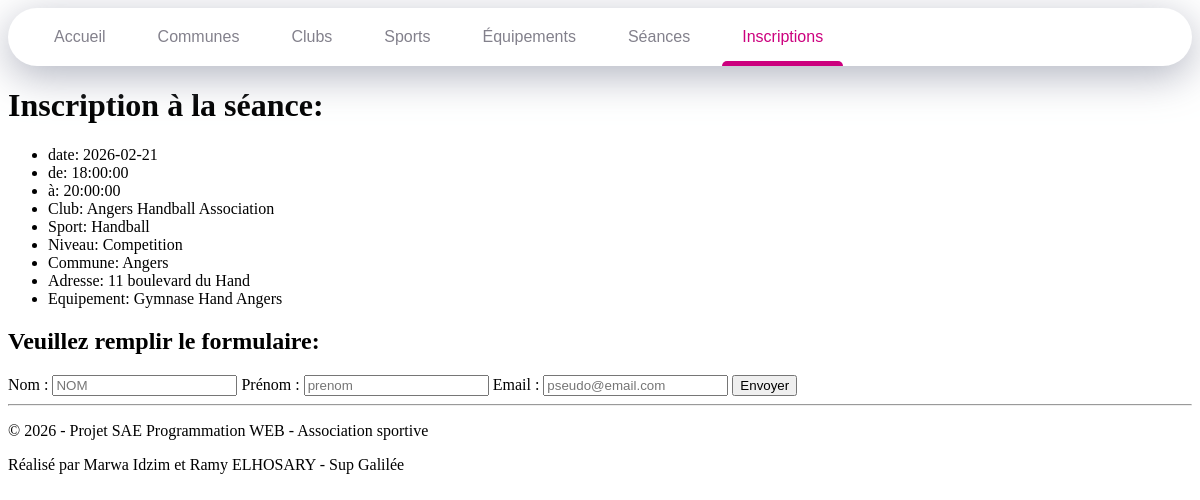
Page /ajouter_inscriptions.php?id_seance=442 on the committed database.
### tables this page shows
CREATE TABLE Seances (
    id_seance BIGINT NOT NULL,
    date_seance DATE NOT NULL,
    heure_debut TIME NOT NULL,
    heure_fin TIME NOT NULL,
    niveau VARCHAR(50) NOT NULL,
    id_club BIGINT NOT NULL,
    id_equipement BIGINT NOT NULL,
    CONSTRAINT PK_Seances PRIMARY KEY (id_seance),
    CONSTRAINT FK_Seances_Clubs FOREIGN KEY (id_club) REFERENCES Clubs(id_club) ON DELETE CASCADE,
    CONSTRAINT FK_Seances_Equipements FOREIGN KEY (id_equipement) REFERENCES Equipements(id_equipement) ON DELETE CASCADE
);

CREATE TABLE Clubs (
    id_club BIGINT NOT NULL,
    nom VARCHAR(80) NOT NULL,
    id_commune BIGINT NOT NULL,
    id_sport BIGINT NOT NULL,
    CONSTRAINT PK_Clubs PRIMARY KEY (id_club),
    CONSTRAINT FK_Clubs_Communes FOREIGN KEY (id_commune) REFERENCES Communes(id_commune) ON DELETE CASCADE,
    CONSTRAINT FK_Clubs_Sports FOREIGN KEY (id_sport) REFERENCES Sports(id_sport) ON DELETE CASCADE
);

CREATE TABLE Sports (
    id_sport BIGINT NOT NULL,
    nom VARCHAR(50) NOT NULL,
    Federation VARCHAR(50) NOT NULL,
    CONSTRAINT PK_Sports PRIMARY KEY (id_sport)
);

CREATE TABLE Communes (
    id_commune BIGINT NOT NULL,
    nom VARCHAR(50) NOT NULL,
    CodePostal INT NOT NULL,
    Departement INT NOT NULL,
    Region VARCHAR(80) NOT NULL,
    CONSTRAINT PK_Communes PRIMARY KEY (id_commune)
);

CREATE TABLE Details_Club (
    id_detail BIGINT NOT NULL,
    adresse VARCHAR(100) NOT NULL,
    site_web VARCHAR(100),
    email VARCHAR(100),
    num_tel VARCHAR(20),
    desc_club TEXT,
    id_club BIGINT NOT NULL,
    CONSTRAINT PK_Details_Club PRIMARY KEY (id_detail),
    CONSTRAINT UQ_Details_Club UNIQUE (id_club),
    CONSTRAINT FK_Details_Club_Clubs FOREIGN KEY (id_club) REFERENCES Clubs(id_club) ON DELETE CASCADE
);

CREATE TABLE Equipements (
    id_equipement BIGINT NOT NULL,
    nom VARCHAR(80) NOT NULL,
    type_equip VARCHAR(50) NOT NULL,
    adresse VARCHAR(100) NOT NULL,
    id_commune BIGINT NOT NULL,
    CONSTRAINT PK_Equipements PRIMARY KEY (id_equipement),
    CONSTRAINT FK_Equipements_Communes FOREIGN KEY (id_commune) REFERENCES Communes(id_commune) ON DELETE CASCADE
);

### public/ajouter_inscriptions.php (the view, shortened to what this page needs)
<?php
require "../config/db.php";
$idSeance = $_GET["id_seance"] ?? null;
$sql = "SELECT
            s.id_seance,
            s.date_seance,
            s.heure_debut,
            s.heure_fin,
            s.niveau,
            co.nom AS commune,
            cl.nom AS club,
            e.nom AS equipement,
            sp.nom AS sport,
            d.adresse AS adresse
        FROM Seances s, Communes co, Clubs cl, Sports sp, Equipements e, Details_club d
        WHERE s.id_seance= '$idSeance'
        AND s.id_club=cl.id_club
        AND d.id_club=s.id_club
        AND s.id_equipement=e.id_equipement
        AND cl.id_sport=sp.id_sport
        AND cl.id_commune=co.id_commune
        ";
$stmt = $pdo->query($sql);
$info_seance = $stmt->fetch(PDO::FETCH_ASSOC);
?>
<!DOCTYPE html>
<html lang="fr">
<head>
    <link rel="stylesheet" href="../assets/css/style.css">
</head>
<body>
    <nav>
        <a href="index.php" class="nav-item" data-active-color="#cc0000" data-target="Accueil">Accueil</a>
        <a href="communes.php" class="nav-item" data-active-color="#cc7700" data-target="Communes">Communes</a>
        <a href="clubs.php" class="nav-item" data-active-color="#ccc900" data-target="Clubs">Clubs</a>
        <a href="sports.php" class="nav-item" data-active-color="#00cca3" data-target="Sports">Sports</a>
        <a href="equipements.php" class="nav-item" data-active-color="#0022cc" data-target="Equipements">Équipements</a>
        <a href="seances.php" class="nav-item" data-active-color="#c200cc" data-target="Seances">Séances</a>
        <a href="inscriptions.php" class="nav-item is-active" data-active-color="#cc007e" data-target="Inscriptions">Inscriptions</a>
        <span class="nav-indicator"></span>
    </nav>
    <h1>Inscription à la séance:</h1>
    <ul>
        <li> date: <?=htmlspecialchars($info_seance['date_seance'])?> </li>
        <li> de: <?=htmlspecialchars($info_seance['heure_debut'])?></li>
        <li> à: <?=htmlspecialchars($info_seance['heure_fin'])?></li>
        <li> Club: <?=htmlspecialchars($info_seance['club'])?></li>
        <li> Sport: <?=htmlspecialchars($info_seance['sport'])?></li>
        <li> Niveau: <?=htmlspecialchars($info_seance['niveau'])?></li>
        <li> Commune: <?=htmlspecialchars($info_seance['commune'])?></li>
        <li> Adresse: <?=htmlspecialchars($info_seance['adresse'])?></li>
        <li> Equipement: <?=htmlspecialchars($info_seance['equipement'])?></li>
    </ul>
    <h2>Veuillez remplir le formulaire:</h2>
    <form id="formulaire" method="post">
        <label for="nom">Nom :</label>
        <input type="text" id="nom" name="nom" placeholder="NOM" required>
        <label for="prenom">Prénom :</label>
        <input type="text" id="prenom" name="prenom" placeholder="prenom" required>
        <label for="email">Email :</label>
        <input type="email" id="email" name="email" placeholder="pseudo@email.com" required>
        <button type="submit" data-id-seance-inscr="<?=$info_seance['id_seance']?>">Envoyer</button>
    </form>
</body>
<footer class="footer">
    <hr>
    <p>© 2026 - Projet SAE Programmation WEB - Association sportive</p>
    <p>Réalisé par Marwa Idzim et Ramy ELHOSARY - Sup Galilée</p>
</footer>
</html>

### assets/css/style.css (style rules this page uses)
* { box-sizing: border-box; text-decoration: none; }
nav { background-color: #fff; padding: 0 20px; border-radius: 40px; box-shadow: 0 10px 40px rgba(159, 162, 177, .8); display: flex; overflow: hidden; overflow-x: auto; position: relative; }
.nav-item { color: #83818c; font-family: arial, sans-serif; padding: 20px; margin: 0 6px; position: relative; }
.nav-item:before { content: ""; position: absolute; bottom: -6px; background-color: #dfe2ea; height: 5px; width: 100%; border-radius: 8px 8px 0 0; left: 0; transition: .3s; }
.nav-indicator { position: absolute; left: 0; bottom: 0; height: 5px; transition: .4s; border-radius: 8px 8px 0 0; }

### rows in the picture
seances: date_seance "2026-02-21", heure_debut "18:00:00", heure_fin "20:00:00", id_club.nom "Angers Handball Association", sports.nom "Handball", niveau "Competition", communes.nom "Angers", details_club.adresse "11 boulevard du Hand", id_equipement.nom "Gymnase Hand Angers"
